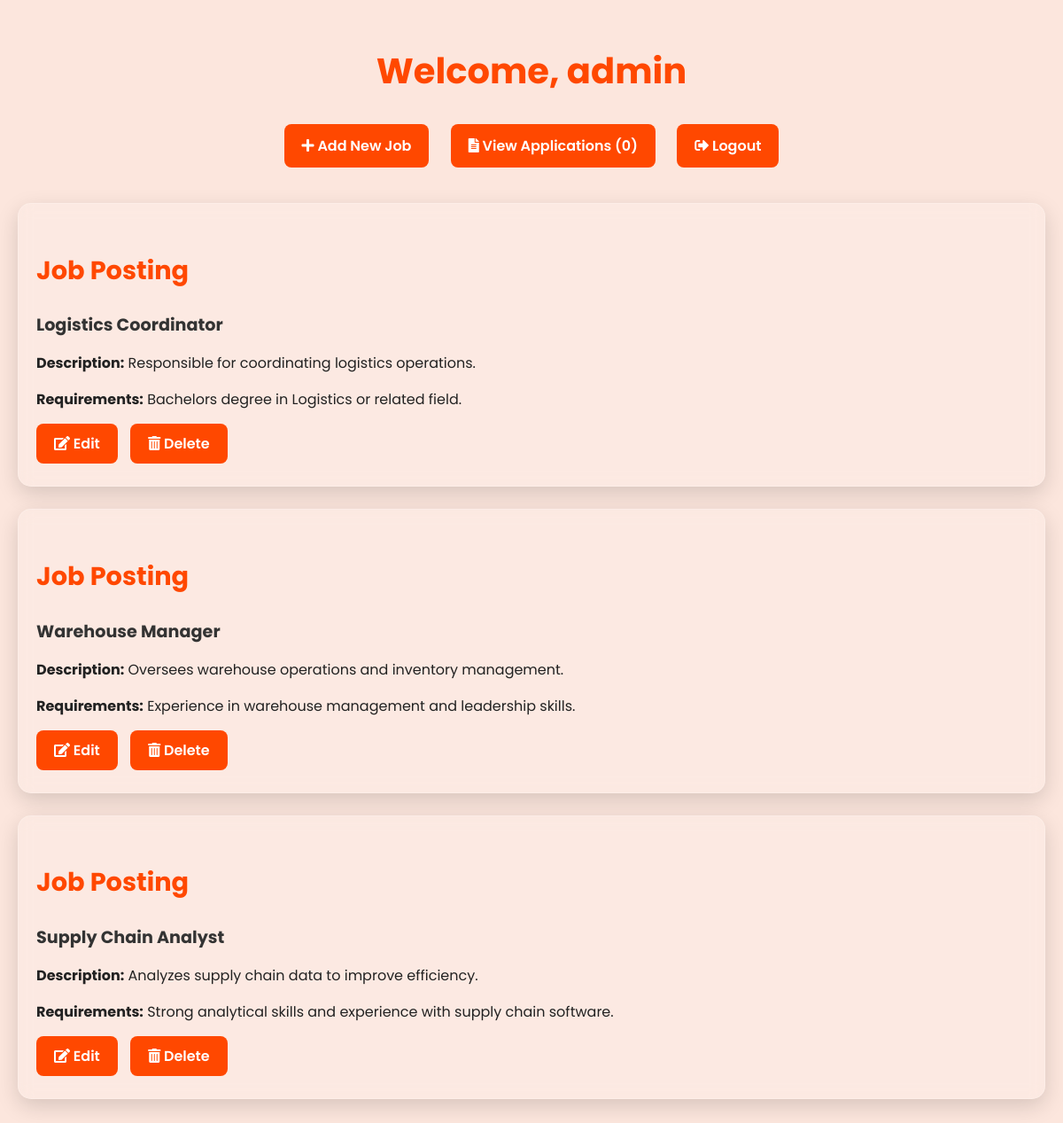
Page /admin/dashboard.php (signed in) on the committed database.
### tables this page shows
CREATE TABLE IF NOT EXISTS careers (
    id INT AUTO_INCREMENT PRIMARY KEY,
    title VARCHAR(255) NOT NULL,
    description TEXT NOT NULL,
    requirements TEXT NOT NULL,
    created_at TIMESTAMP DEFAULT CURRENT_TIMESTAMP
);

### admin/dashboard.php (the view, shortened to what this page needs)
<?php
require '../config/db.php';
$careers = $pdo->query("SELECT * FROM careers")->fetchAll();
$totalApplications = $pdo->query("SELECT COUNT(*) AS total FROM applications")->fetchColumn();
?>
<!DOCTYPE html>
<html lang="en">
<head>
<link href="https://cdnjs.cloudflare.com/ajax/libs/font-awesome/5.10.0/css/all.min.css" rel="stylesheet">
</head>
<body>
<div class="container">
    <h1>Welcome, <?= htmlspecialchars($_SESSION['admin']) ?></h1>
    <div class="summary">
        <a href="add-job.php"><i class="fas fa-plus"></i> Add New Job</a>
        <a href="view-applications.php"><i class="fas fa-file-alt"></i> View Applications (<?= $totalApplications ?>)</a>
        <a href="logout.php"><i class="fas fa-sign-out-alt"></i> Logout</a>
    </div>
    <?php if (count($careers) > 0): ?>
        <?php foreach ($careers as $job): ?>
            <div class="job-card">
                <h3>Job Posting</h3>
                <h4><?= htmlspecialchars($job['title']) ?></h4>
                <p><strong>Description:</strong> <?= htmlspecialchars($job['description']) ?></p>
                <p><strong>Requirements:</strong> <?= htmlspecialchars($job['requirements']) ?></p>
                <div class="actions">
                    <a href="edit-job.php?id=<?= $job['id'] ?>"><i class="fas fa-edit"></i> Edit</a>
                    <a href="delete-job.php?id=<?= $job['id'] ?>" class="delete" onclick="return confirm('Are you sure you want to delete this job?')"><i class="fas fa-trash-alt"></i> Delete</a>
                </div>
            </div>
        <?php endforeach; ?>
    <?php else: ?>
        <p style="text-align:center;">No job postings found.</p>
    <?php endif; ?>
</div>
</body>
</html>

### admin/dashboard.php (style rules this page uses)
body { font-family: 'Poppins', Arial, sans-serif; background-color: #fce6ddff; margin: 0; padding: 0; }
.container { max-width: 1200px; margin: 50px auto; padding: 0 20px; }
h1 { color: #FF4800; text-align: center; margin-bottom: 30px; font-size: 2.5rem; }
.summary { text-align: center; margin-bottom: 40px; }
.summary a { display: inline-block; margin: 0 10px; padding: 12px 20px; background-color: #FF4800; color: #fff; text-decoration: none; border-radius: 8px; font-weight: 600; transition: background 0.3s ease; }
.job-card { background: rgba(255, 255, 255, 0.15); backdrop-filter: blur(8px); padding: 25px 20px; border-radius: 15px; box-shadow: 0 8px 25px rgba(0,0,0,0.15); margin-bottom: 25px; border: 1px solid rgba(255,255,255,0.2); }
.job-card h3 { color: #FF4800; margin-bottom: 10px; font-size: 1.8rem; }
.job-card h4 { margin-bottom: 15px; font-size: 1.2rem; color: #333; }
.job-card p { margin-bottom: 10px; color: #222; }
.job-card .actions { margin-top: 15px; }
.job-card .actions a { display: inline-block; padding: 10px 20px; margin-right: 10px; background-color: #FF4800; color: #fff; text-decoration: none; border-radius: 8px; font-weight: 600; transition: background 0.3s ease; }
.job-card .actions a.delete { background-color: #FF4800; }

### rows in the picture
careers: title "Logistics Coordinator", description "Responsible for coordinating logistics operations.", requirements "Bachelors degree in Logistics or related field."
careers: title "Warehouse Manager", description "Oversees warehouse operations and inventory management.", requirements "Experience in warehouse management and leadership skills."
careers: title "Supply Chain Analyst", description "Analyzes supply chain data to improve efficiency.", requirements "Strong analytical skills and experience with supply chain software."

### other values in the picture
$_SESSION['admin'] "admin"
$totalApplications "0"
